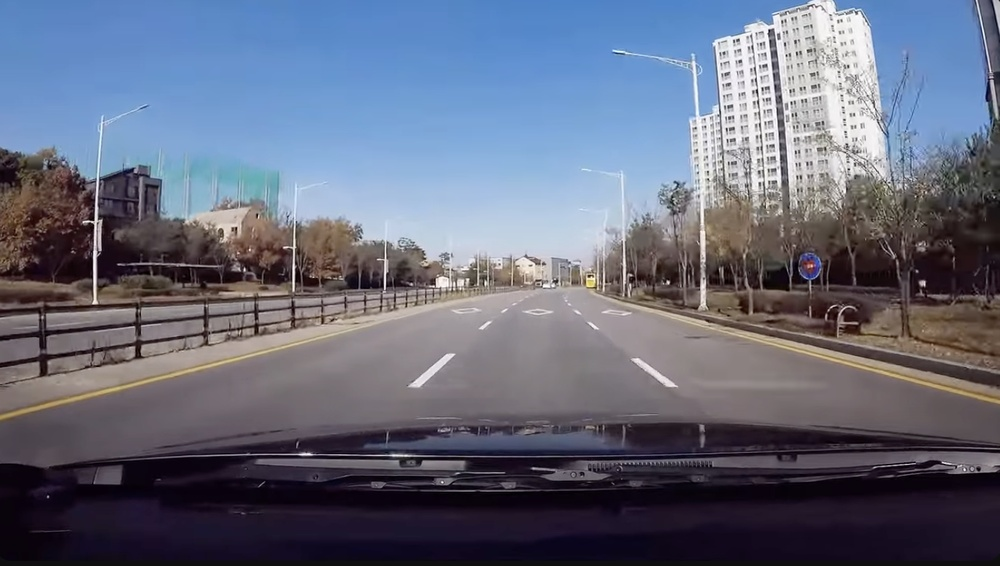
#> input picture lane_sample.jpg, 1000 x 566 px, shrunk from 1370 x 776 before the run
$ python ROI_Test.py
#> lines starting #> are read from the running program, lines starting #| are printed output that depends on the picture; after the words box and inside, x2 and y2 are one past the last pixel; in counts of white or black regions, pixels touching at a corner belong together
import cv2
import numpy as np
import matplotlib.pyplot as plt

# 1️⃣ 이미지 로드
image = cv2.imread("lane_sample.jpg")  # 테스트할 도로 이미지
#> image is the input picture: shape (566, 1000, 3); mean B, G, R 123.6, 105.6, 100.5
image = cv2.cvtColor(image, cv2.COLOR_BGR2RGB)

# 2️⃣ ROI 설정 함수
def draw_roi(img):
    height, width = img.shape[:2]
#> height = 566; width = 1000
    mask = np.zeros_like(img)

    # ROI 다각형 정의
    polygon = np.array([[
        (int(width * 0.01), int(height * 0.75)),  # 좌측 하단
        (int(width * 0.4), int(height * 0.55)),  # 좌측 상단
        (int(width * 0.6), int(height * 0.55)),  # 우측 상단
        (int(width * 0.99), int(height * 0.75))   # 우측 하단
    ]], np.int32)

    # 다각형 그리기 (시각적 확인)
    cv2.polylines(img, [polygon], isClosed=True, color=(255, 0, 0), thickness=3)

    # 마스크 적용
    cv2.fillPoly(mask, polygon, (255, 255, 255))
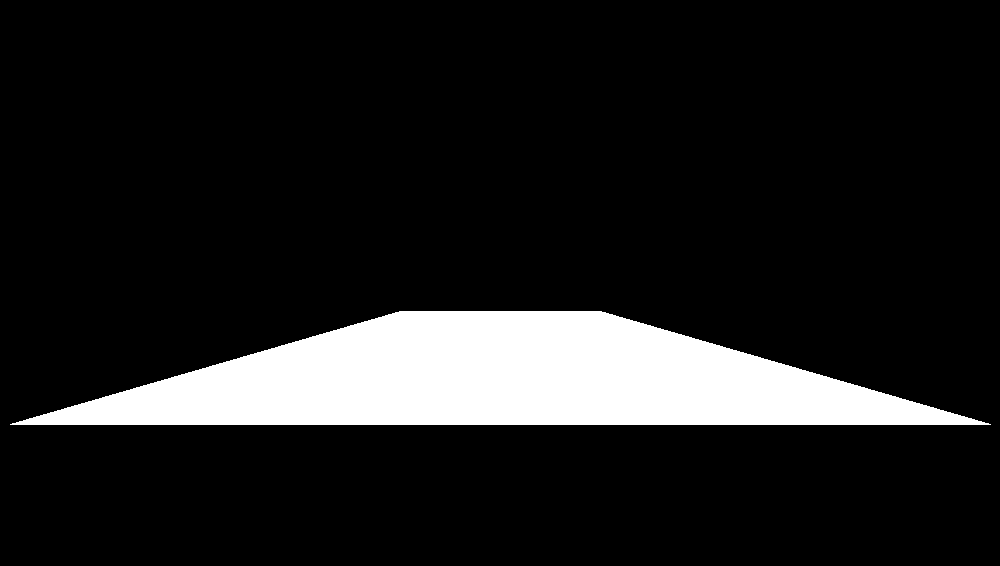
#> mask: shape (566, 1000, 3); 12% white; 1 white region, box (x1, y1, x2, y2) and area: (10, 311, 991, 425) 67651
    masked_image = cv2.bitwise_and(img, mask)
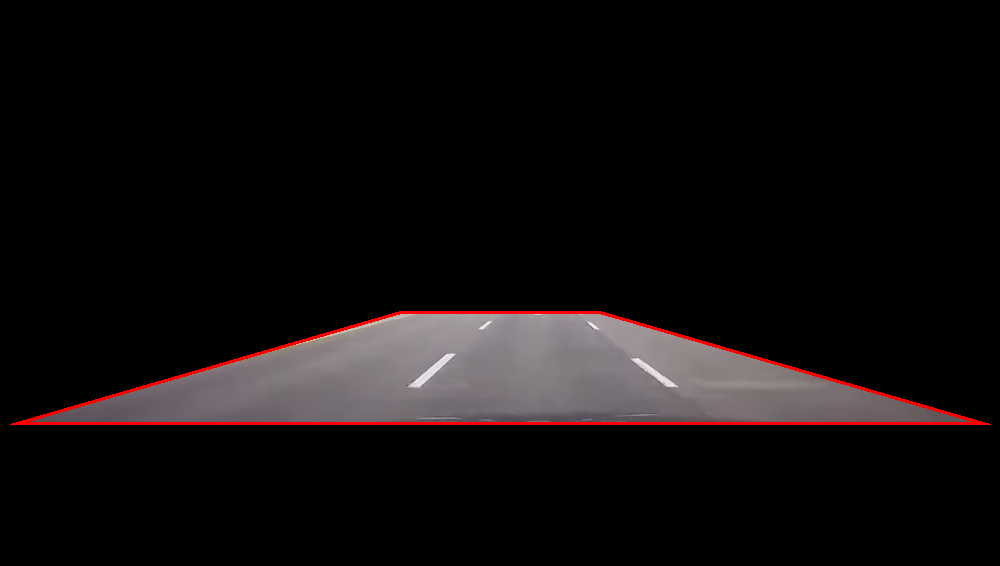
#> masked_image: shape (566, 1000, 3); mean R, G, B 16.8, 13.2, 13.6

    return masked_image

# 3️⃣ ROI 테스트 실행
roi_image = draw_roi(image)

# 4️⃣ 결과 시각화
plt.figure(figsize=(10, 6))
plt.imshow(roi_image)
plt.title("ROI Region Visualization")
plt.axis("off")
plt.show()
